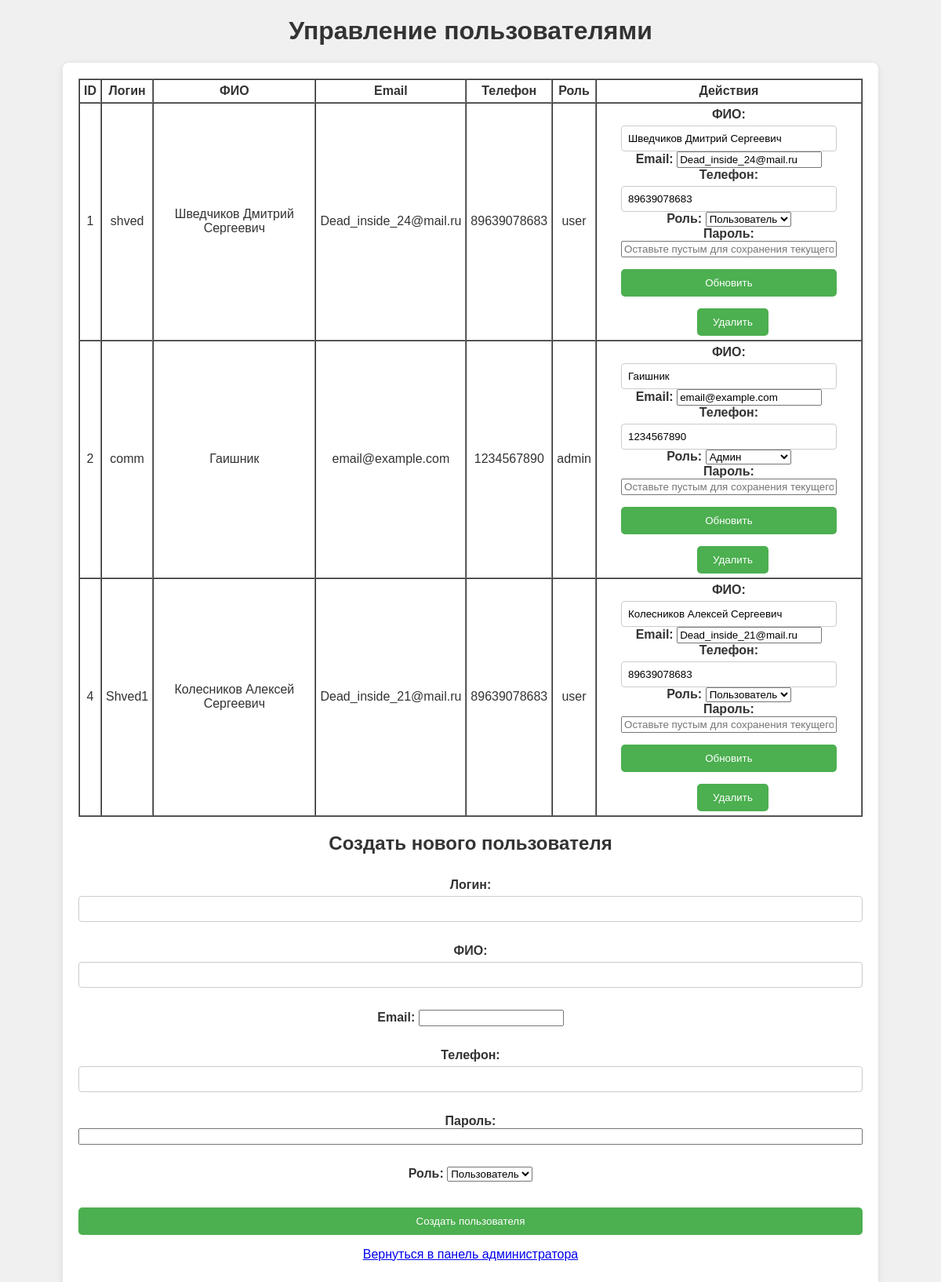
The page /users_admin.php (signed in) on the database its author committed.
### tables this page shows
CREATE TABLE `users` (
  `id` int NOT NULL AUTO_INCREMENT,
  `login` varchar(50) NOT NULL,
  `password` varchar(255) NOT NULL,
  `full_name` varchar(100) NOT NULL,
  `phone` varchar(20) NOT NULL,
  `email` varchar(100) NOT NULL,
  `role` varchar(10) DEFAULT NULL,
  PRIMARY KEY (`id`),
  UNIQUE KEY `login` (`login`),
  UNIQUE KEY `email` (`email`)
);

### users_admin.php (the view, shortened to what this page needs)
<?php
$host = 'localhost';
$db   = 'mydb';
$user = 'shved';
$pass = 'DeadDemon6:6';
$dsn = "mysql:host=$host;dbname=$db;charset=utf8mb4";
try {
    $pdo = new PDO($dsn, $user, $pass);
    $pdo->setAttribute(PDO::ATTR_ERRMODE, PDO::ERRMODE_EXCEPTION);
} catch (PDOException $e) {
    die("Ошибка подключения к базе данных: " . $e->getMessage());
}
$stmt = $pdo->query("SELECT * FROM users ORDER BY id");
$users = $stmt->fetchAll();
?>
<!DOCTYPE html>
<html lang="ru">
<head>
<link rel="stylesheet" href="style/style.css" />
</head>
<body>
<h1>Управление пользователями</h1>
    <section class="content">
<table border="1" cellpadding="5" cellspacing="0">
<tr>
<th>ID</th>
<th>Логин</th>
<th>ФИО</th>
<th>Email</th>
<th>Телефон</th>
<th>Роль</th>
<th>Действия</th>
</tr>
<?php foreach ($users as $user): ?>
<tr>
<td><?= htmlspecialchars($user['id']) ?></td>
<td><?= htmlspecialchars($user['login']) ?></td>
<td><?= htmlspecialchars($user['full_name']) ?></td>
<td><?= htmlspecialchars($user['email']) ?></td>
<td><?= htmlspecialchars($user['phone']) ?></td>
<td><?= htmlspecialchars($user['role']) ?></td>
<td>
<form method="post" style="display:inline-block;">
<label>ФИО: <input type="text" name="full_name" value="<?= htmlspecialchars($user['full_name']) ?>" required></label><br/>
<label>Email: <input type="email" name="email" value="<?= htmlspecialchars($user['email']) ?>" required></label><br/>
<label>Телефон: <input type="text" name="phone" value="<?= htmlspecialchars($user['phone']) ?>"></label><br/>
<label>Роль:
<select name="role">
<option value='user' <?= ($user['role']=='user') ? 'selected' : '' ?>>Пользователь</option>
<option value='admin' <?= ($user['role']=='admin') ? 'selected' : '' ?>>Админ</option>
</select></label><br/>
<label>Пароль: <input type='password' name='password' placeholder='Оставьте пустым для сохранения текущего'></label><br/>
<button type="submit">Обновить</button>
</form>
<form method="post" style="display:inline-block; margin-left:10px;" onsubmit="return confirm('Удалить этого пользователя?');">
<button type="submit">Удалить</button>
</form>
</td>
</tr>
<?php endforeach; ?>
</table>
<h2>Создать нового пользователя</h2>
<form method="post">
<label>Логин: <input type='text' name='login' required></label><br/>
<label>ФИО: <input type='text' name='full_name' required></label><br/>
<label>Email: <input type='email' name='email' required></label><br/>
<label>Телефон: <input type='text' name='phone'></label><br/>
<label>Пароль: <input type='password' name='password' required></label><br/>
<label>Роль:
<select name='role'>
<option value='user'>Пользователь</option>
</select></label><br/>
<button type='submit'>Создать пользователя</button>
</form>
<p><a href="../naryshenia/admin.php">Вернуться в панель администратора</a></p>
</section>
</body>
</html>

### style/style.css (style rules this page uses)
body { font-family: Arial, sans-serif; background-color: #f0f0f0; margin: 0; padding: 0; color: #333; }
section.content { text-align: center; max-width: 1000px; margin: 20px auto; background-color: #fff; padding: 20px; border-radius: 8px; box-shadow: 0 2px 8px rgba(0,0,0,0.1); }
h1 { text-align: center; }
form { display: flex; flex-direction: column; }
form input[type=text], form input[type=password], form button { width: 100%; box-sizing: border-box; }
label { margin-top: 10px; font-weight: bold; }
input[type="text"], textarea { width: 60%; padding: 8px; margin-top: 5px; border-radius: 4px; border: 1px solid #ccc; }
button[type="submit"] { margin-top: 15px; padding: 10px 20px; background-color: #4CAF50; color: #fff; border: none; border-radius: 5px; cursor: pointer; }

### rows shown on the page
users: id "1", login "shved", full_name "Шведчиков Дмитрий Сергеевич", email "Dead_inside_24@mail.ru", phone "89639078683", role "user", role "Пользователь"
users: id "2", login "comm", full_name "Гаишник", email "email@example.com", phone "1234567890", role "admin", role "Админ"
users: id "4", login "Shved1", full_name "Колесников Алексей Сергеевич", email "Dead_inside_21@mail.ru", phone "89639078683", role "user", role "Пользователь"
